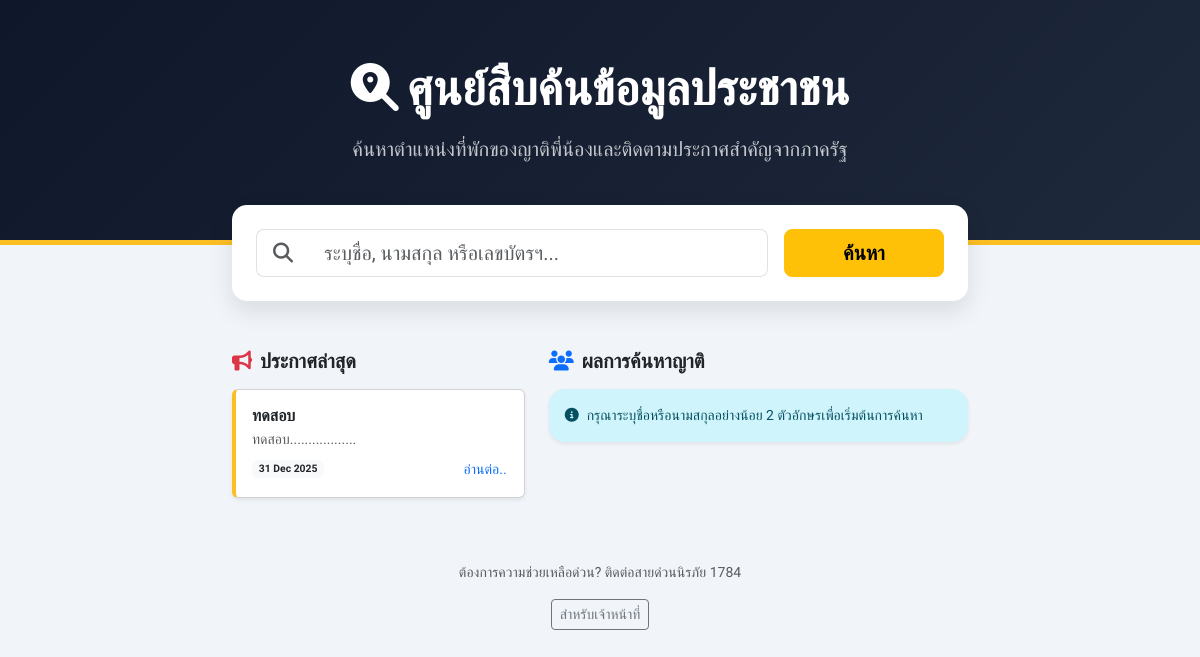
The page /family_finder.php on the database its author committed.
### tables this page shows
CREATE TABLE `announcements` (
  `id` int(11) NOT NULL,
  `title` varchar(255) NOT NULL COMMENT 'หัวข้อประกาศ',
  `content` text NOT NULL COMMENT 'เนื้อหารายละเอียด',
  `type` enum('info','warning','danger','success') NOT NULL DEFAULT 'info' COMMENT 'ระดับความสำคัญ (ทั่วไป, เตือน, วิกฤต, สำเร็จ)',
  `status` enum('Active','Inactive') DEFAULT 'Active',
  `target_shelter_id` int(11) DEFAULT NULL COMMENT 'เป้าหมายศูนย์พักพิง (NULL = ประกาศทั่วทุกศูนย์)',
  `is_active` tinyint(1) NOT NULL DEFAULT 1 COMMENT 'สถานะการแสดงผล (1=แสดง, 0=ซ่อน)',
  `created_by` int(11) NOT NULL COMMENT 'ID ผู้สร้าง',
  `created_at` timestamp NOT NULL DEFAULT current_timestamp(),
  `updated_at` timestamp NOT NULL DEFAULT current_timestamp() ON UPDATE current_timestamp()
);

### family_finder.php (the view, shortened to what this page needs)
<?php
require_once 'config/db.php';
$search_query = isset($_GET['q']) ? trim($_GET['q']) : '';
$results = [];
$announcements = $conn->query("SELECT * FROM announcements ORDER BY created_at DESC LIMIT 3")->fetch_all(MYSQLI_ASSOC);
?>
<!DOCTYPE html>
<html lang="th">
<head>
    <link href="https://cdn.jsdelivr.net/npm/bootstrap@5.3.0/dist/css/bootstrap.min.css" rel="stylesheet">
    <link rel="stylesheet" href="https://cdnjs.cloudflare.com/ajax/libs/font-awesome/6.4.0/css/all.min.css">
</head>
<body>
<div class="hero-section text-center">
    <div class="container">
        <h1 class="display-5 fw-bold mb-3"><i class="fas fa-search-location me-2"></i>ศูนย์สืบค้นข้อมูลประชาชน</h1>
        <p class="lead opacity-75">ค้นหาตำแหน่งที่พักของญาติพี่น้องและติดตามประกาศสำคัญจากภาครัฐ</p>
    </div>
</div>
<div class="container">
    <div class="row justify-content-center">
        <div class="col-lg-8">
            <div class="card search-card mb-5">
                <div class="card-body p-4">
                    <form action="" method="GET" class="row g-3">
                        <div class="col-md-9">
                            <div class="input-group input-group-lg">
                                <span class="input-group-text bg-white border-end-0"><i class="fas fa-search text-muted"></i></span>
                                <input type="text" name="q" class="form-control border-start-0"
                                       placeholder="ระบุชื่อ, นามสกุล หรือเลขบัตรฯ..." value="<?php echo htmlspecialchars($search_query); ?>">
                            </div>
                        </div>
                        <div class="col-md-3">
                            <button type="submit" class="btn btn-warning btn-lg w-100 fw-bold">ค้นหา</button>
                        </div>
                    </form>
                </div>
            </div>
            <div class="row g-4">
                <div class="col-md-5">
                    <h5 class="fw-bold mb-3"><i class="fas fa-bullhorn text-danger me-2"></i>ประกาศล่าสุด</h5>
                    <?php if ($announcements): ?>
                        <?php foreach($announcements as $news): ?>
                            <div class="card announcement-item shadow-sm mb-3">
                                <div class="card-body p-3">
                                    <h6 class="fw-bold mb-1"><?php echo htmlspecialchars($news['title']); ?></h6>
                                    <p class="small text-muted mb-2 text-truncate"><?php echo strip_tags($news['content']); ?></p>
                                    <div class="d-flex justify-content-between align-items-center">
                                        <span class="badge bg-light text-dark small" style="font-size: 0.65rem;">
                                            <?php echo date('d M Y', strtotime($news['created_at'])); ?>
                                        </span>
                                        <a href="#" class="btn btn-sm btn-link p-0 text-decoration-none">อ่านต่อ..</a>
                                    </div>
                                </div>
                            </div>
                        <?php endforeach; ?>
                    <?php else: ?>
                        <div class="text-muted small p-4 text-center border rounded bg-white">ไม่มีประกาศใหม่ในขณะนี้</div>
                    <?php endif; ?>
                </div>
                <div class="col-md-7">
                    <h5 class="fw-bold mb-3"><i class="fas fa-users text-primary me-2"></i>ผลการค้นหาญาติ</h5>
                    <?php if ($search_query): ?>
                        <?php if ($results): ?>
                            <?php foreach($results as $person): ?>
                                <div class="card border-0 shadow-sm mb-3">
                                    <div class="card-body p-3">
                                        <div class="d-flex justify-content-between">
                                            <h6 class="fw-bold mb-1">
                                                คุณ <?php echo htmlspecialchars($person['first_name'] . ' ' . mb_substr($person['last_name'], 0, 2) . 'xxx'); ?>
                                            </h6>
                                            <span class="badge bg-success bg-opacity-10 text-success border border-success-subtle">พักพิงอยู่</span>
                                        </div>
                                        <div class="small text-muted mt-2">
                                            <i class="fas fa-hospital me-1"></i> <strong>ศูนย์:</strong> <?php echo htmlspecialchars($person['shelter_name']); ?><br>
                                            <i class="fas fa-map-marker-alt me-1"></i> <strong>พิกัด:</strong> <?php echo htmlspecialchars($person['location']); ?>
                                        </div>
                                    </div>
                                </div>
                            <?php endforeach; ?>
                        <?php else: ?>
                            <div class="alert alert-light border text-center p-5 rounded-4">
                                <i class="fas fa-user-slash fa-3x text-light mb-3"></i>
                                <p class="mb-0 text-muted">ไม่พบข้อมูลผู้พักพิงตามที่ระบุ<br><small>กรุณาตรวจสอบชื่อ-นามสกุลอีกครั้ง</small></p>
                            </div>
                        <?php endif; ?>
                    <?php else: ?>
                        <div class="alert alert-info border-0 shadow-sm small rounded-4">
                            <i class="fas fa-info-circle me-2"></i>กรุณาระบุชื่อหรือนามสกุลอย่างน้อย 2 ตัวอักษรเพื่อเริ่มต้นการค้นหา
                        </div>
                    <?php endif; ?>
                </div>
            </div>
            <div class="text-center mt-5 mb-5">
                <p class="text-muted small">ต้องการความช่วยเหลือด่วน? ติดต่อสายด่วนนิรภัย 1784</p>
                <a href="login.php" class="btn btn-sm btn-outline-secondary">สำหรับเจ้าหน้าที่</a>
            </div>
        </div>
    </div>
</div>
</body>
</html>

### family_finder.php (style rules this page uses)
body { font-family: 'Prompt', sans-serif; background-color: #f1f5f9; }
.hero-section { background: linear-gradient(135deg, #0f172a 0%, #1e293b 100%); color: white; padding: 60px 0; border-bottom: 5px solid #fbbf24; }
.search-card { margin-top: -40px; border-radius: 15px; border: none; box-shadow: 0 10px 25px rgba(0,0,0,0.1); }
.announcement-item { border-left: 4px solid #fbbf24; transition: transform 0.2s; }

### rows shown on the page
announcements: title "ทดสอบ", content "ทดสอบ..................", created_at "31 Dec 2025"
